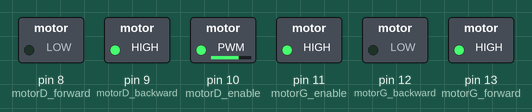
The sketch below on a simulated Arduino Uno, built with avr-gcc and run on an emulated ATmega328P. On the bench: switched loads named in the sketch (green lamp = pin HIGH).

Above: at 0.05 s.
At 2.65 s:
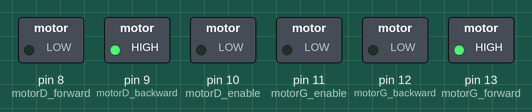
At 4.0 s:
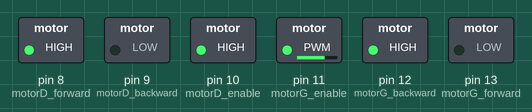
At 5.35 s:
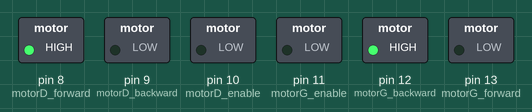
Timing chart, 0 to 7.0 s (numbered marks = the images above):
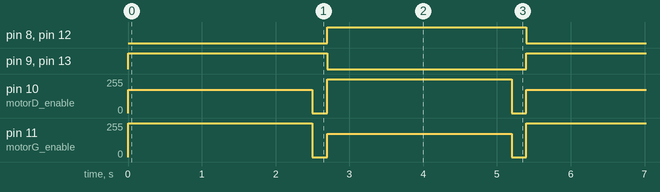

The sketch:

NoRobo-2016-04-02A.ino
```cpp
/****************************************************************
* contrôler la vitesse et le sens de rotation de moteurs DC
* ce programme fait tourner le robot dans un sens puis l'autre
* en commencant par sens inverse des aiguilles d'une montre
*
* sources
* http://www.zem.fr/arduino-controler-des-moteurs-dc-avec-le-composant-l293d/#codesyntax_1
*
****************************************************************/

// moteur de gauche
int motorG_enable = 11; //pwm
int motorG_forward = 13;
int motorG_backward = 12;

// moteur de droite
int motorD_enable = 10; //pwm
int motorD_forward = 8;
int motorD_backward = 9;

void setup()
{
  //on initialise les pins du moteur 1
  pinMode(motorG_forward, OUTPUT);
  pinMode(motorG_backward, OUTPUT);
  pinMode(motorG_enable, OUTPUT);

  //on initialise les pins du moteur 2
  pinMode(motorD_forward, OUTPUT);
  pinMode(motorD_backward, OUTPUT);
  pinMode(motorD_enable, OUTPUT);

}

void loop()
{

  SetMotorD(175, true);   // 0 to 255, true marche avant, false marche arrière
  SetMotorG(255, false);   // 0 to 255, true marche avant, false marche arrière

  delay(2500) ;

  StopMotors(200) ;

  // recommence dans l'autre direction
  SetMotorD(255, false);  // 0 to 255, true marche avant, false marche arrière
  SetMotorG(175, true);  // 0 to 255, true marche avant, false marche arrière

  delay(2500) ;

  StopMotors(200) ;
}

//Fonction qui set le moteur de gauche
void SetMotorG(int speed, boolean reverse)
{
  analogWrite(motorG_enable, speed);
  digitalWrite(motorG_forward, ! reverse);
  digitalWrite(motorG_backward, reverse);
}

//Fonction qui set le moteur de droite
void SetMotorD(int speed, boolean reverse)
{
  analogWrite(motorD_enable, speed);
  digitalWrite(motorD_forward, ! reverse);
  digitalWrite(motorD_backward, reverse);
}

//Fonction qui arrête les 2 moteurs pendant une certaine durée
void StopMotors(int duree)
{
  // stoppe les moteurs
  digitalWrite(motorG_enable, LOW);
  digitalWrite(motorD_enable, LOW);
  delay(duree) ;
}
```

Measured:
- by itself, pin 10 (motorD_enable): repeats every 5.4 s: 0/255 0.20 s, 255/255 2.5 s, 0/255 0.20 s, 175/255 2.5 s
- by itself, pin 11 (motorG_enable): repeats every 5.4 s: 0/255 0.20 s, 175/255 2.5 s, 0/255 0.20 s, 255/255 2.5 s
- by itself, pin 8 (motorD_forward), pin 9 (motorD_backward), pin 12 (motorG_backward), pin 13 (motorG_forward): alternates HIGH for 2.7 s and LOW for 2.7 s
